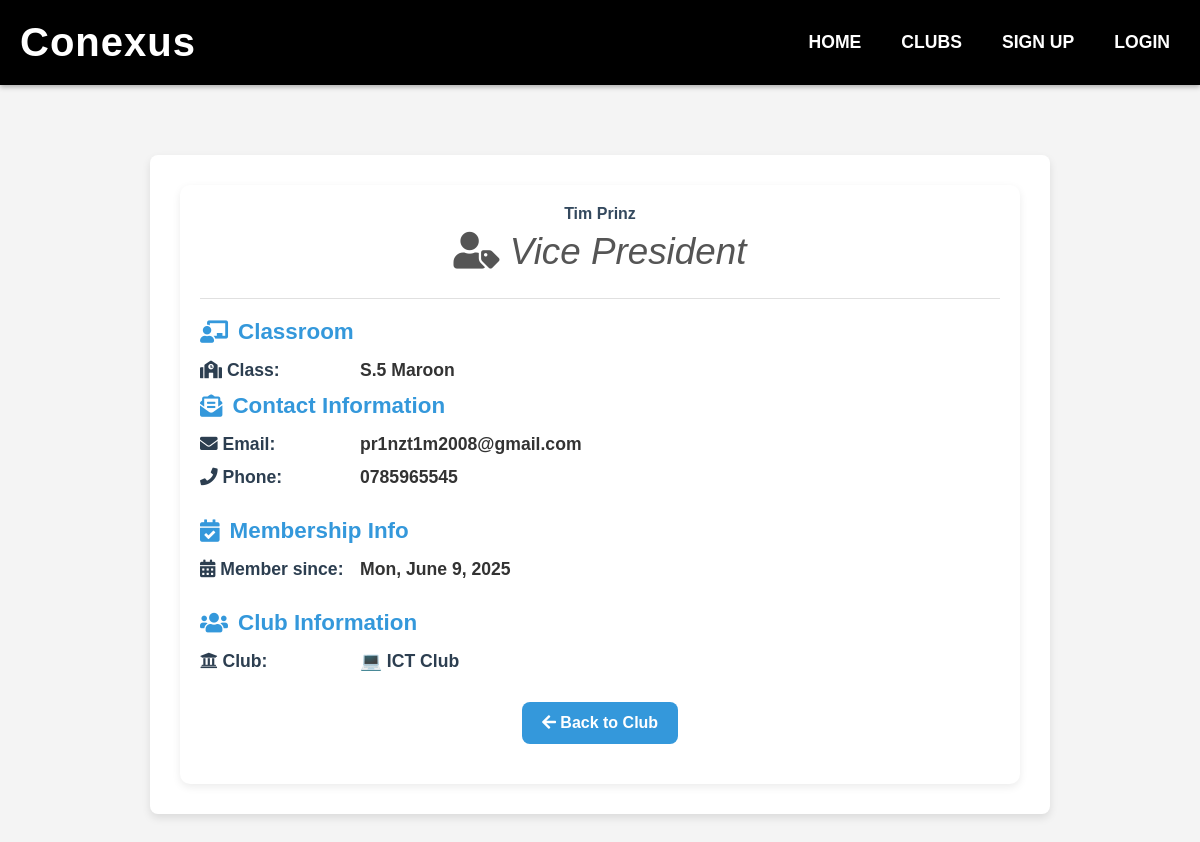
The app's page /members/2/ with its own data.
### clubs/models.py (models this page shows, shortened)
class Member(models.Model):
    club = models.ForeignKey(
        'Club',
        on_delete=models.CASCADE,
        null=False,
        blank=False
    )
    first_name = models.CharField(max_length=100)
    last_name = models.CharField(max_length=100)
    email = models.EmailField(unique=True)
    phone_number = models.CharField(max_length=20)
    role = models.CharField(max_length=100)
    joined_date = models.DateField(auto_now_add=True)
    student_class = models.CharField(max_length=50)

class Club(models.Model):
    name = models.CharField(max_length=255)
    description = models.TextField(blank=True)
    is_approved = models.BooleanField(default=False)

### clubs/views.py (the view)
# urls.py: path('members/<int:member_id>/', views.member_detail, name='member_detail'),
def member_detail(request, member_id):
    member = get_object_or_404(Member, id=member_id)
    return render(request, 'member_detail.html', {'member': member})

### clubs/templates/member_detail.html (shortened to what this page needs)
{% extends "base.html" %}
{% block content %}
<div class="member-profile-container">
    <div class="member-card">
        <div class="member-header">
            <h1 class="member-name">{{ member.first_name }} {{ member.last_name }}</h1>
            <p class="member-role-badge">
                <i class="fas fa-user-tag"></i> {{ member.role }}
            </p>
        </div>
        <div class="member-content">
                <div class="info-section">
                <h2 class="section-title">
                    <i class="fas fa-chalkboard-teacher"></i> Classroom
                </h2>
                   <div class="info-item">
                    <span class="info-label"> <i class="fas fa-school"></i> Class:</span>
                    <span class="info-value">{{ member.student_class}}</span>
                </div>
            <div class="info-section">
                <h2 class="section-title">
                    <i class="fas fa-envelope-open-text"></i> Contact Information
                </h2>
                <div class="info-item">
                    <span class="info-label"><i class="fas fa-envelope"></i> Email:</span>
                    <span class="info-value">{{ member.email }}</span>
                </div>
                {% if member.phone_number %}
                <div class="info-item">
                    <span class="info-label"><i class="fas fa-phone"></i> Phone:</span>
                    <span class="info-value">{{ member.phone_number }}</span>
                </div>
                {% endif %}
            </div>
            <div class="info-section">
                <h2 class="section-title">
                    <i class="fas fa-calendar-check"></i> Membership Info
                </h2>
                {% if member.joined_date %}
                <div class="info-item">
                    <span class="info-label"><i class="fas fa-calendar-alt"></i> Member since:</span>
                    <span class="info-value">{{ member.joined_date|date:"D, F j, Y" }}</span>
                </div>
                {% endif %}
            </div>
            <div class="info-section">
                <h2 class="section-title">
                    <i class="fas fa-users"></i> Club Information
                </h2>
                {% if member.club %}
                <div class="info-item">
                    <span class="info-label"><i class="fas fa-university"></i> Club:</span>
                    <span class="info-value">
                        <a href="{% url 'club_detail' pk=member.club.id %}" class="club-link">
                            {{ member.club.name }}
                        </a>
                    </span>
                </div>
                {% else %}
                <div class="info-item no-club">
                    <span class="info-value">Not currently in a club</span>
                </div>
                {% endif %}
            </div>
        </div>
        <div class="member-actions">
            {% if member.club %}
            <a href="{% url 'club_detail' pk=member.club.id %}" class="button">
                <i class="fas fa-arrow-left"></i> Back to Club
            </a>
            {% else %}
            <a href="{% url 'club_list' %}" class="button">
                <i class="fas fa-arrow-left"></i> View All Clubs
            </a>
            {% endif %}
        </div>
    </div>
</div>
{% endblock %}

### clubs/static/css/styles.css (style rules this page uses)
* { margin: 0; padding: 0; box-sizing: border-box; }
body { font-family: 'Arial', sans-serif; background-color: #f4f4f4; color: #333; }
.button, #signup-button, #add-member-btn, #create-club-link, #create-club-button { display: inline-block; padding: 12px 20px; background-color: #3498db; color: white; font-weight: bold; border-radius: 4px; text-decoration: none; text-align: center; cursor: pointer; transition: background-color 0.3s ease, transform 0.3s ease; }
.member-profile-container { background: white; padding: 30px; margin: 30px auto; border-radius: 8px; box-shadow: 0 4px 8px rgba(0, 0, 0, 0.1); max-width: 900px; }
.member-card { padding: 20px; }
.member-header { text-align: center; margin-bottom: 25px; }
.member-role-badge { font-size: 2.3em; margin-top: 8px; color: #555; font-style: italic; }
.member-content { padding: 20px 0; border-top: 1px solid #e0e0e0; }
.info-section { margin-bottom: 30px; }
.section-title { font-size: 1.4em; font-weight: bold; color: #3498db; margin-bottom: 15px; display: flex; align-items: center; gap: 10px; }
.info-item { margin-bottom: 12px; font-size: 1.1em; display: flex; gap: 10px; align-items: center; }
.info-label { font-weight: 600; color: #2c3e50; min-width: 150px; }
.info-value { font-weight: 600; color: #333; }
.club-link { color: #2c3e50; text-decoration: none; position: relative; transition: color 0.3s ease, transform 0.3s ease; display: inline-block; font-weight: 600; }
.club-link::after { content: ''; position: absolute; left: 0; bottom: -4px; width: 100%; height: 3px; background: #e67e22; transform: scaleX(0); transform-origin: right; transition: transform 0.3s ease; border-radius: 2px; }
.member-actions { text-align: center; margin-top: 30px; }
.member-card { background: white; border-radius: 10px; box-shadow: 0 3px 8px rgba(0,0,0,0.08); transition: transform 0.25s ease, box-shadow 0.25s ease; overflow: hidden; }
.member-name { font-size: 1em; font-weight: 700; margin-bottom: 4px; color: #34495e; }
h1 { color: #2c3e50; font-size: 2.5rem; margin-bottom: 20px; }
.button { padding: 12px 20px; border-radius: 8px; font-weight: bold; cursor: pointer; text-align: center; text-decoration: none; transition: background-color 0.3s ease, transform 0.3s ease; }

### records on screen
Member: first_name "Tim", last_name "Prinz", role "Vice President", student_class "S.5 Maroon", email "pr1nzt1m2008@gmail.com", phone_number "0785965545", joined_date "Mon, June 9, 2025", club.name "💻 ICT Club"
